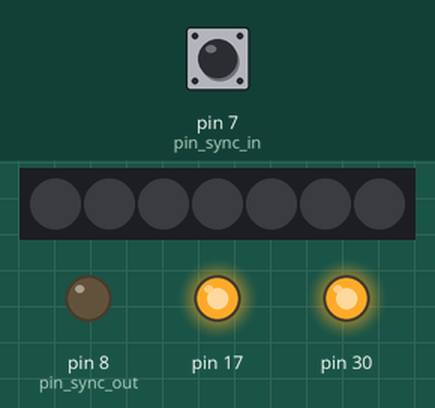
Recording of a program running on a simulated Arduino Micro, built for the host (arithmetic inside an expression is 32-bit, double 64-bit). On the bench: 7 RGB LEDs in strip order, left to right, output pins drawn as LEDs (lit = HIGH). Dashed ring = blinking. The inputs (shaded band) are chosen by the test bench; at power-on: pin 7 (pin_sync_in) LOW. Dim RGB values are drawn brighter than linear.

Above: at 1.2 s.
1.3 s: pin 7 (pin_sync_in) driven HIGH
At 1.7 s:
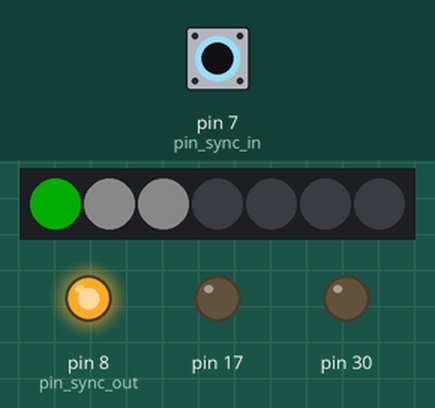
2.8 s: pin 7 (pin_sync_in) driven LOW
At 4.0 s:
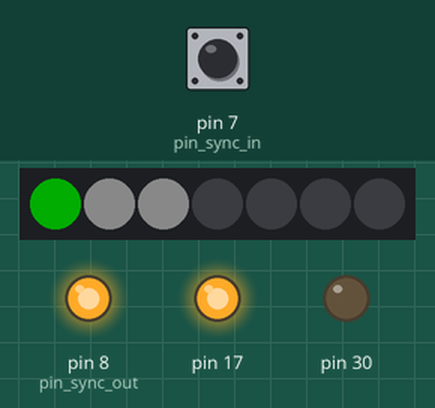
4.3 s: pin 7 (pin_sync_in) driven HIGH
At 5.2 s:
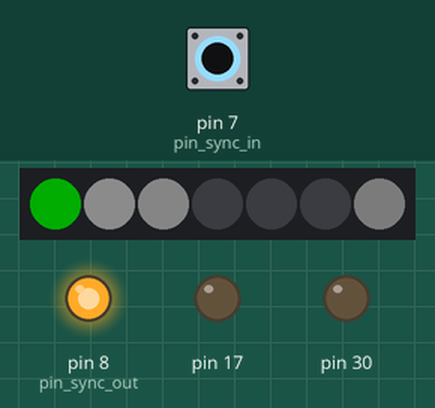
5.8 s: pin 7 (pin_sync_in) pulsed LOW 2 times (0.12 s each, 0.3 s apart)
At 7.57 s:
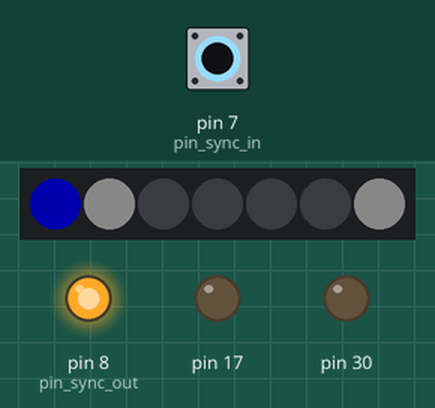
9.4 s: pin 7 (pin_sync_in) pulsed LOW 5 times (0.12 s each, 0.3 s apart)
At 9.46 s:
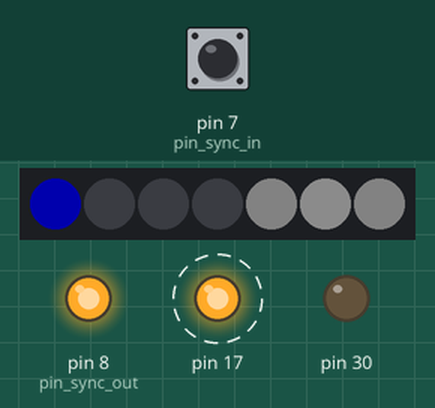
Timing chart, 0 to 13.4 s (numbered marks = the images above; inputs shaded):
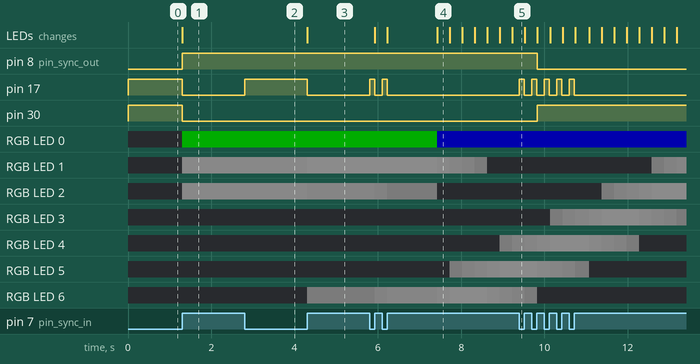

The program:

main.cpp
```cpp
#include "Arduino.h"
#include "MIDIUSB.h"
#include "Adafruit_NeoPixel.h"

#define PIXEL_COUNT 7
Adafruit_NeoPixel strip = Adafruit_NeoPixel(PIXEL_COUNT, 15, NEO_GRB + NEO_KHZ800);

const int pin_sync_in = 7;
const int pin_sync_out = 8;

int sync_in_ppqn = 24;
int sync_out_ppqn = 1;
int sync_out_qn_align = 16;

int steps = sync_in_ppqn * sync_out_qn_align / sync_out_ppqn / 2;

int start_step = steps - 1;
int step = start_step - 1;
int running = 0;

enum State
{
   UsbClock,
   SyncInClock,
   InternalClock,
   Idle
} state = Idle;

long last_step = millis();
long millis_per_step = 0;
void updateTempo() {
  millis_per_step = millis() - last_step;
}

void advance() {
  last_step = millis();;
  step = (step + 1) % steps;
  if((step * sync_out_ppqn * 2 / sync_in_ppqn) & 1) {
    digitalWrite(pin_sync_out, 0);
    TXLED1;
  } else {
    digitalWrite(pin_sync_out, 1);
    TXLED0;
  }
}

void pin_sync_in_change() {
  running = 1;
  if(digitalRead(pin_sync_in)) {
    if(state == Idle || state == SyncInClock) {
      updateTempo();
      advance();
      state = SyncInClock;
    }
    RXLED0;
  } else {
    RXLED1;
  }
}

void setup() {
  pinMode(pin_sync_out, OUTPUT);

  attachInterrupt(digitalPinToInterrupt(pin_sync_in), pin_sync_in_change, CHANGE);

  digitalWrite(pin_sync_out, 0);
  RXLED1;

  Serial.begin(9600);

  strip.begin();
  strip.setBrightness(50);
  strip.show();
}

void loop() {
  if(millis() - last_step > (millis_per_step*4)) {
    state = Idle;
  }
  if((state == Idle || state == InternalClock) && step != start_step && (millis() - last_step > millis_per_step)) {
    state = InternalClock;
    advance();
  } else if (state == InternalClock && step == start_step) {
    state = Idle;
  }

  midiEventPacket_t rx;
  do {
    rx = MidiUSB.read();
    if (rx.header != 0) {
      if(rx.byte1 == 248) {
        if(state == Idle || state == UsbClock) {
          state = UsbClock;
          updateTempo();
          advance();
        }
      }
    }
  } while (rx.header != 0);

  switch(state) {

  case UsbClock:
    strip.setPixelColor(0, strip.Color(255, 0, 0));
    break;
  case SyncInClock:
    strip.setPixelColor(0, strip.Color(0, 255, 0));
    break;
  case InternalClock:
    strip.setPixelColor(0, strip.Color(0, 0, 255));
    break;
  case Idle:
    strip.setPixelColor(0, strip.Color(0, 0, 0));
    break;
  }
  for(int i = 1; i < PIXEL_COUNT; i++) {
    if(state == Idle) {
      strip.setPixelColor(i, strip.Color(0, 0, 0));
    } else {
      int v = constrain((sin(6.28*((float)(step%sync_in_ppqn)/(float)sync_in_ppqn + 1.0/6.0*i))+1)/2*255 - 128, 0, 255)/2;
      strip.setPixelColor(i, strip.Color(v, v, v));
    }
  }
  strip.show();
}

void noteOn(byte channel, byte pitch, byte velocity) {
  midiEventPacket_t noteOn = {0x09, 0x90 | channel, pitch, velocity};
  MidiUSB.sendMIDI(noteOn);
}

void noteOff(byte channel, byte pitch, byte velocity) {
  midiEventPacket_t noteOff = {0x08, 0x80 | channel, pitch, velocity};
  MidiUSB.sendMIDI(noteOff);
}

void controlChange(byte channel, byte control, byte value) {
  midiEventPacket_t event = {0x0B, 0xB0 | channel, control, value};
  MidiUSB.sendMIDI(event);
}
```

Measured:
- after the input at 1.3 s, pin 8 (pin_sync_out): LOW → HIGH at once; pin 17, pin 30: HIGH → LOW at once; RGB LED 0: off → RGB(0, 50, 0) at once; RGB LED 1, RGB LED 2: off → RGB(10, 10, 10) at once; the LEDs: change at once (image 1)
- after the input at 2.8 s, pin 17: LOW → HIGH at once
- after the input at 4.3 s, pin 17: HIGH → LOW at once; RGB LED 1: RGB(10, 10, 10) → RGB(12, 12, 12) at once; RGB LED 2: RGB(10, 10, 10) → RGB(8, 8, 8) at once; RGB LED 6: off → RGB(3, 3, 3) at once; the LEDs: change at once (image 3)
- after the input at 5.8 s, pin 17: alternates HIGH for 0.12 s and LOW for 0.18 s, 4 changes in all, then stays LOW, starting at once; RGB LED 0: RGB(0, 50, 0) → RGB(0, 0, 50) after 1.6 s
- after the input at 9.4 s, pin 17: alternates HIGH for 0.12 s and LOW for 0.18 s, 10 changes in all, then stays LOW, starting at once
